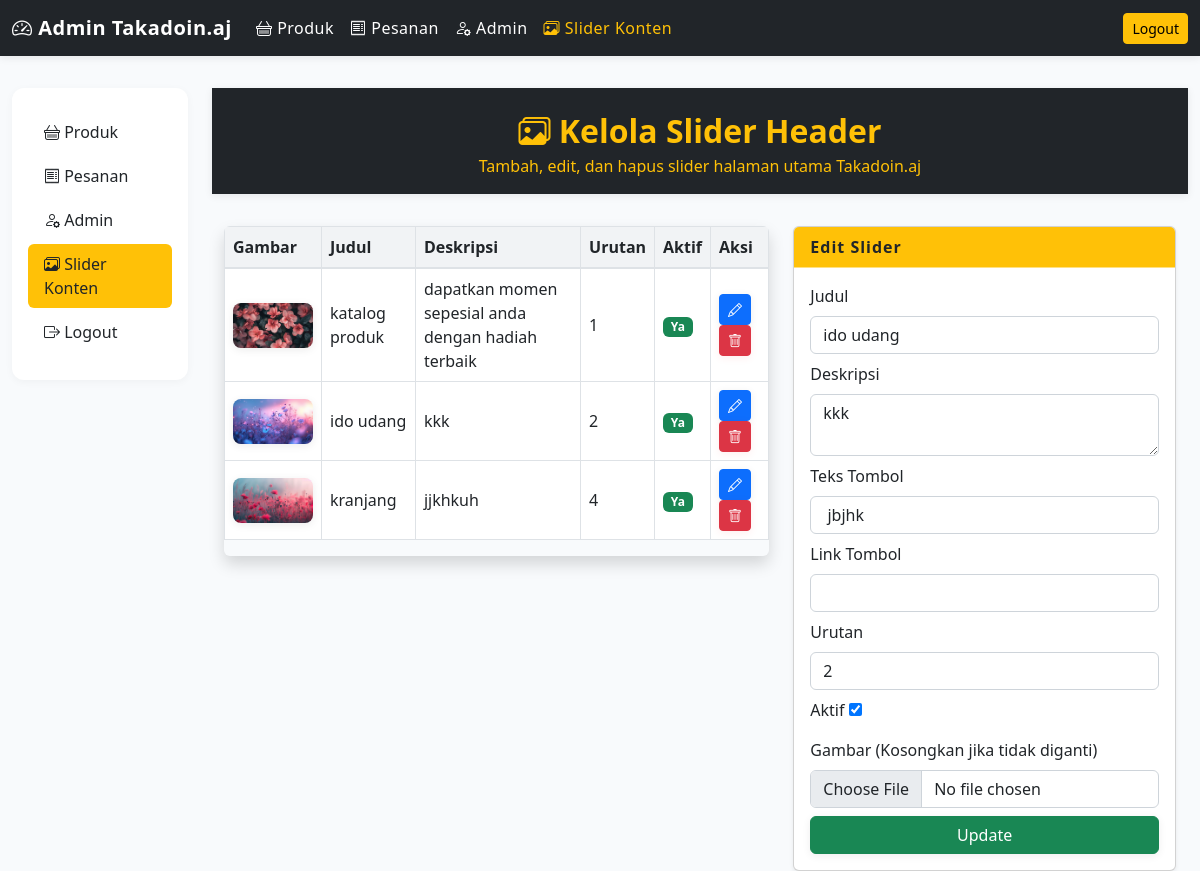
The app's page /admin/admin_slider.php?edit=3 (signed in) with its own data.
### tables this page shows
CREATE TABLE `slider` (
  `id` int(11) NOT NULL,
  `gambar` varchar(255) NOT NULL,
  `judul` varchar(100) NOT NULL,
  `deskripsi` text DEFAULT NULL,
  `tombol_teks` varchar(50) DEFAULT NULL,
  `tombol_link` varchar(255) DEFAULT NULL,
  `urutan` int(11) DEFAULT 0,
  `aktif` tinyint(1) DEFAULT 1
);

### admin/admin_slider.php (the view, shortened to what this page needs)
<?php
include '../koneksi.php';
$sliders = mysqli_query($conn, "SELECT * FROM slider ORDER BY urutan ASC, id ASC");
$edit = null;
if (isset($_GET['edit'])) {
  $id = intval($_GET['edit']);
  $edit = mysqli_fetch_assoc(mysqli_query($conn, "SELECT * FROM slider WHERE id=$id"));
}
?>
<!DOCTYPE html>
<html lang="id">
<head>
  <link href="https://cdn.jsdelivr.net/npm/bootstrap@5.2.3/dist/css/bootstrap.min.css" rel="stylesheet">
  <link href="https://cdn.jsdelivr.net/npm/bootstrap-icons@1.10.0/font/bootstrap-icons.css" rel="stylesheet">
</head>
<body>
<nav class="navbar navbar-expand-lg admin-navbar">
  <div class="container-fluid">
    <a class="navbar-brand fw-bold" href="admin.php"><i class="bi bi-speedometer2"></i> Admin Takadoin.aj</a>
    <div class="collapse navbar-collapse" id="adminNavbar">
      <ul class="navbar-nav me-auto mb-2 mb-lg-0">
        <li class="nav-item">
          <a class="nav-link" href="admin.php"><i class="bi bi-basket"></i> Produk</a>
        </li>
        <li class="nav-item">
          <a class="nav-link" href="adminpesanan.php"><i class="bi bi-receipt"></i> Pesanan</a>
        </li>
        <li class="nav-item">
          <a class="nav-link" href="tambahadmin.php"><i class="bi bi-person-gear"></i> Admin</a>
        </li>
        <li class="nav-item">
          <a class="nav-link active" href="admin_slider.php"><i class="bi bi-images"></i> Slider Konten</a>
        </li>
      </ul>
      <a href="login.php" class="btn btn-warning btn-sm">Logout</a>
    </div>
  </div>
</nav>
<div class="container-fluid">
  <div class="row">
    <div class="col-lg-2 d-none d-lg-block">
      <div class="sidebar">
        <nav class="nav flex-column">
          <a class="nav-link<?= basename($_SERVER['PHP_SELF']) == 'admin.php' ? ' active' : '' ?>" href="admin.php"><i class="bi bi-basket"></i> Produk</a>
          <a class="nav-link<?= basename($_SERVER['PHP_SELF']) == 'adminpesanan.php' ? ' active' : '' ?>" href="adminpesanan.php"><i class="bi bi-receipt"></i> Pesanan</a>
          <a class="nav-link<?= basename($_SERVER['PHP_SELF']) == 'tambahadmin.php' ? ' active' : '' ?>" href="tambahadmin.php"><i class="bi bi-person-gear"></i> Admin</a>
          <a class="nav-link<?= basename($_SERVER['PHP_SELF']) == 'admin_slider.php' ? ' active' : '' ?>" href="admin_slider.php"><i class="bi bi-images"></i> Slider Konten</a>
          <li class="nav-item"><a class="nav-link" href="login.php"><i class="bi bi-box-arrow-right"></i> Logout</a></li>
        </nav>
      </div>
    </div>
    <div class="col-lg-10">
      <div class="admin-header text-center">
        <h2 class="fw-bold mb-1"><i class="bi bi-images"></i> Kelola Slider Header</h2>
        <p class="mb-0">Tambah, edit, dan hapus slider halaman utama Takadoin.aj</p>
      </div>
      <div class="container">
        <div class="row">
          <div class="col-md-7 mb-4">
            <div class="table-responsive rounded shadow">
              <table class="table table-bordered align-middle">
                <thead>
                  <tr>
                    <th>Gambar</th>
                    <th>Judul</th>
                    <th>Deskripsi</th>
                    <th>Urutan</th>
                    <th>Aktif</th>
                    <th>Aksi</th>
                  </tr>
                </thead>
                <tbody>
                  <?php while($row = mysqli_fetch_assoc($sliders)): ?>
                  <tr>
                    <td><img src="<?= htmlspecialchars($row['gambar']) ?>" width="80"></td>
                    <td><?= htmlspecialchars($row['judul']) ?></td>
                    <td><?= htmlspecialchars($row['deskripsi']) ?></td>
                    <td><?= $row['urutan'] ?></td>
                    <td>
                      <?php if($row['aktif']): ?>
                        <span class="badge bg-success">Ya</span>
                      <?php else: ?>
                        <span class="badge bg-secondary">Tidak</span>
                      <?php endif; ?>
                    </td>
                    <td>
                      <a href="admin_slider.php?edit=<?= $row['id'] ?>" class="btn btn-sm btn-primary"><i class="bi bi-pencil"></i></a>
                      <a href="admin_slider.php?hapus=<?= $row['id'] ?>" class="btn btn-sm btn-danger" onclick="return confirm('Hapus slider ini?')"><i class="bi bi-trash"></i></a>
                    </td>
                  </tr>
                  <?php endwhile; ?>
                </tbody>
              </table>
            </div>
          </div>
          <div class="col-md-5">
            <div class="card shadow-sm">
              <div class="card-header"><?= $edit ? 'Edit Slider' : 'Tambah Slider' ?></div>
              <div class="card-body">
                <form method="post" enctype="multipart/form-data">
                  <div class="mb-2">
                    <label class="form-label">Judul</label>
                    <input type="text" name="judul" class="form-control" required value="<?= $edit ? htmlspecialchars($edit['judul']) : '' ?>">
                  </div>
                  <div class="mb-2">
                    <label class="form-label">Deskripsi</label>
                    <textarea name="deskripsi" class="form-control" required><?= $edit ? htmlspecialchars($edit['deskripsi']) : '' ?></textarea>
                  </div>
                  <div class="mb-2">
                    <label class="form-label">Teks Tombol</label>
                    <input type="text" name="tombol_teks" class="form-control" value="<?= $edit ? htmlspecialchars($edit['tombol_teks']) : '' ?>">
                  </div>
                  <div class="mb-2">
                    <label class="form-label">Link Tombol</label>
                    <input type="text" name="tombol_link" class="form-control" value="<?= $edit ? htmlspecialchars($edit['tombol_link']) : '' ?>">
                  </div>
                  <div class="mb-2">
                    <label class="form-label">Urutan</label>
                    <input type="number" name="urutan" class="form-control" value="<?= $edit ? $edit['urutan'] : '0' ?>">
                  </div>
                  <div class="mb-2">
                    <label class="form-label">Aktif</label>
                    <input type="checkbox" name="aktif" value="1" <?= $edit && $edit['aktif'] ? 'checked' : (!$edit ? 'checked' : '') ?>>
                  </div>
                  <div class="mb-2">
                    <label class="form-label">Gambar <?= $edit ? '(Kosongkan jika tidak diganti)' : '' ?></label>
                    <input type="file" name="gambar" class="form-control" <?= $edit ? '' : 'required' ?>>
                  </div>
                  <button type="submit" name="simpan" class="btn btn-success w-100"><?= $edit ? 'Update' : 'Tambah' ?></button>
                </form>
              </div>
            </div>
          </div>
        </div>
      </div>
    </div>
  </div>
</div>
</body>
</html>

### admin/admin_slider.php (style rules this page uses)
body { background: #f8fafc; min-height: 100vh; }
.admin-navbar { background: #212529; color: #fff; margin-bottom: 32px; box-shadow: 0 2px 8px rgba(0,0,0,0.08); }
.admin-navbar .navbar-brand, .admin-navbar .nav-link { color: #fff !important; font-weight: 500; letter-spacing: 0.5px; }
.admin-navbar .nav-link.active, .admin-navbar .nav-link:focus { color: #ffc107 !important; }
.sidebar { background: #fff; border-radius: 12px; box-shadow: 0 2px 8px rgba(0,0,0,0.04); padding: 1.5rem 1rem; margin-bottom: 2rem; }
.sidebar .nav-link { color: #212529; border-radius: 6px; margin-bottom: 4px; transition: background .15s; }
.sidebar .nav-link.active, .sidebar .nav-link:hover { background: #ffc107; color: #212529 !important; }
.admin-header { background: #212529; color: #ffc107; padding: 24px 0 16px 0; margin-bottom: 32px; box-shadow: 0 2px 8px rgba(0,0,0,0.08); }
.table thead th { background: #f1f3f5; color: #212529; font-weight: 600; border-bottom: 2px solid #dee2e6; }
.table tbody tr { background: #fff; }
.card-header { background: #ffc107; font-weight: bold; letter-spacing: 1px; border-bottom: 1px solid #ffe082; }
.btn-primary, .btn-success { box-shadow: 0 2px 8px rgba(0,0,0,0.07); }
.btn-danger { box-shadow: 0 2px 8px rgba(255,0,0,0.07); }
.form-label { font-weight: 500; }
.table img { border-radius: 8px; box-shadow: 0 2px 8px rgba(0,0,0,0.08); }

### records on screen
slider: gambar (picture), judul "katalog produk", deskripsi "dapatkan momen sepesial anda dengan hadiah terbaik", urutan "1", aktif "Ya"
slider: gambar (picture), judul "ido udang", deskripsi "kkk", urutan "2", shows "Ya", tombol_teks "jbjhk", aktif "☑"
slider: gambar (picture), judul "kranjang", deskripsi "jjkhkuh", urutan "4", aktif "Ya"
